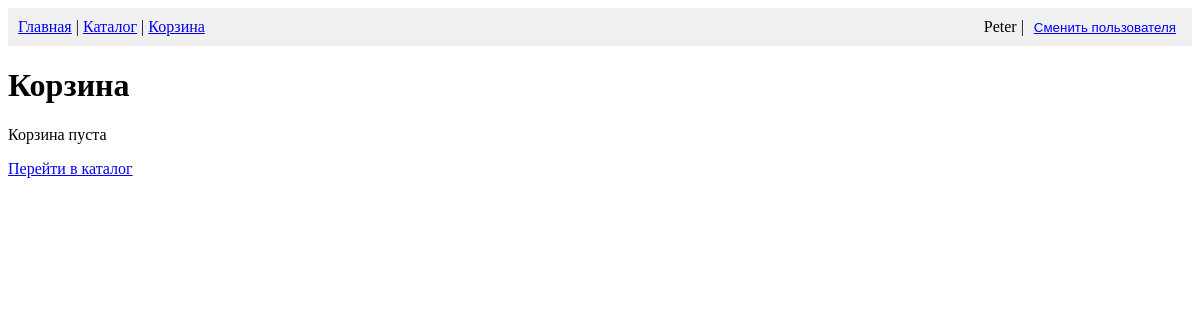
The app's page /cart/ (signed in), older data.
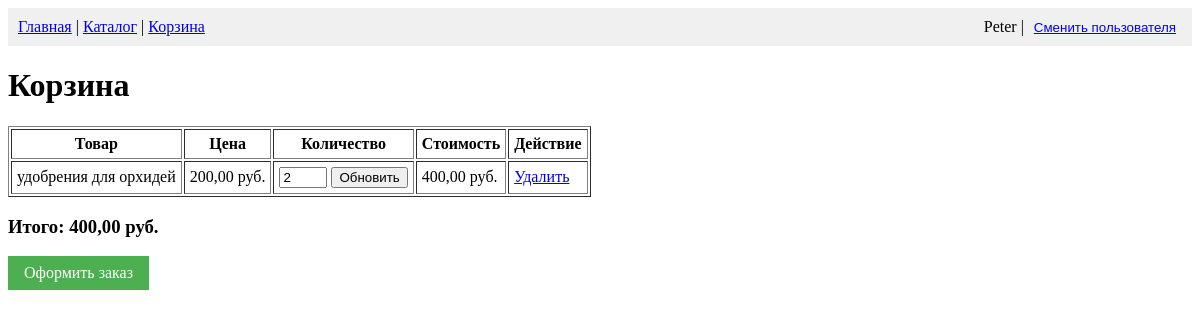
The same page, newer data.
### shop/models.py (models this page shows, shortened)
class CartItem(models.Model):
    cart = models.ForeignKey(Cart, on_delete=models.CASCADE)
    product = models.ForeignKey(Product, on_delete=models.CASCADE)
    quantity = models.PositiveIntegerField()
    def item_price(self):
        return self.product.price * self.quantity

class Product(models.Model):
    name = models.CharField(max_length=200)
    description = models.TextField()
    photo = models.ImageField(upload_to='products/')
    price = models.DecimalField(max_digits=10, decimal_places=2)
    stock = models.IntegerField()
    category = models.ForeignKey(Category, on_delete=models.CASCADE)
    manufacturer = models.ForeignKey(Manufacturer, on_delete=models.CASCADE)

class Cart(models.Model):
    user = models.OneToOneField(User, on_delete=models.CASCADE)
    created_at = models.DateTimeField(auto_now_add=True)
    def total_price(self):
        total = 0
        for item in self.cartitem_set.all():
            total += item.item_price()
        return total

### shop/views.py (the view)
# urls.py: path('cart/', views.cart_detail, name='cart_detail'),
@login_required
def cart_detail(request):
    cart, _ = Cart.objects.get_or_create(user=request.user)
    return render(request, 'shop/cart_detail.html', {
        'cart': cart,
        'items': cart.cartitem_set.all()
    })

### shop/templates/shop/cart_detail.html (shortened to what this page needs)
<!DOCTYPE html>
<html>
<head>
</head>
<body>
    <div style="background-color: #f0f0f0; padding: 10px; margin-bottom: 20px;">
        <a href="/">Главная</a> |
        <a href="/catalog/">Каталог</a> |
        <a href="/cart/">Корзина</a>
        <span style="float: right;">
            {% if user.is_authenticated %}
                {{ user.username }} |
                <form method="post" action="/accounts/logout/" style="display: inline;">
                    <button type="submit" style="background: none; border: none; color: blue; cursor: pointer; text-decoration: underline;">Сменить пользователя</button>
                </form>
            {% else %}
                <a href="/accounts/login/">Войти</a> |
                <a href="/admin/auth/user/add/">Регистрация</a>
            {% endif %}
        </span>
    </div>
    <h1>Корзина</h1>
    {% if items %}
        <table border="1" cellpadding="5">
            <tr>
                <th>Товар</th>
                <th>Цена</th>
                <th>Количество</th>
                <th>Стоимость</th>
                <th>Действие</th>
            </tr>
            {% for item in items %}
            <tr>
                <td>{{ item.product.name }}</td>
                <td>{{ item.product.price }} руб.</td>
                <td>
                    <form method="post" action="/cart/update/{{ item.id }}/">
                        <input type="number" name="quantity" value="{{ item.quantity }}" min="0" max="{{ item.product.stock }}">
                        <button type="submit">Обновить</button>
                    </form>
                </td>
                <td>{{ item.item_price }} руб.</td>
                <td><a href="/cart/remove/{{ item.id }}/">Удалить</a></td>
            </tr>
            {% endfor %}
        </table>
        <h3>Итого: {{ cart.total_price }} руб.</h3>
        <p>
            <a href="/checkout/" style="display: inline-block; padding: 8px 16px; background-color: #4CAF50; color: white; text-decoration: none;">
                Оформить заказ
            </a>
        </p>
    {% else %}
        <p>Корзина пуста</p>
        <a href="/catalog/">Перейти в каталог</a>
    {% endif %}
</body>
</html>

Row changes from the older to the newer data that the page shows:
added CartItem: product.name "удобрения для орхидей", product.price "200,00", quantity "2", item_price "400,00"
now on this page (row unchanged): Cart: total_price "400,00"
Text that changed along with them:
text no longer shown: "Корзина пуста Перейти в каталог"
text now shown: "Товар Цена Количество Стоимость Действие Итого: руб. Оформить заказ"
